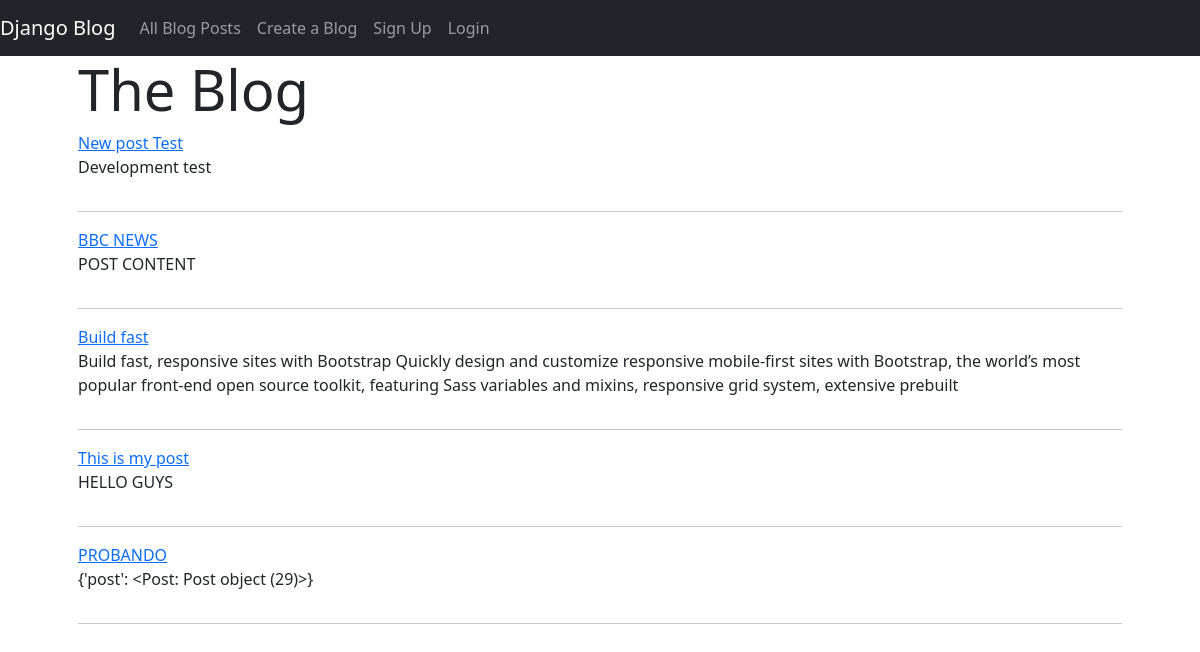
The app's page /posts/list/ with its own data.
### posts/models.py (models this page shows)
class Post(models.Model):
    title = models.CharField(max_length = 255, blank = True, null = True)
    content = models.TextField(blank = True, null = True)
    created_at = models.DateTimeField(default=timezone.now)
    updated_at = models.DateTimeField(default=timezone.now)
    author = models.ForeignKey(User, on_delete = models.CASCADE, blank = True, null = True)

### posts/views.py (the view)
# urls.py: path('list/', post_list_view, name='list'),
def post_list_view(request):
    posts = Post.objects.all()
    context = {'posts': posts}
    return render(request, 'posts/list.html', context = context)

### posts/templates/posts/list.html
{% extends 'base.html' %}
{% block content %}
<div class="container px-5">
    <div class="row">
        <h1 class="display-4">The Blog</h1>
    </div>
    <div class="row">
        <div class="col-12">
             {% for p in posts %}
                <div class="row">
                    <div class="col-12">
                    <a href = "{% url 'posts:detail' id=p.id %}">{{p.title}}</a>
                    <br>
                    <p>{{p.content|slice:"255"}}</p>
                    </div>
                </div>
                <hr>
             {% endfor %}
        </div>
    </div>
</div>
{% endblock content %}

### myblog/templates/base.html (shortened to what this page needs)
<!DOCTYPE html>
<html lang="en">
<head>
    <link href="https://cdn.jsdelivr.net/npm/bootstrap@5.1.3/dist/css/bootstrap.min.css" rel="stylesheet">
</head>
<body>
    {% include 'navbar.html' %}
    {% block content %}
    {% endblock content%}
</body>
</html>

### myblog/templates/navbar.html (shortened to what this page needs)
    <nav class="navbar navbar-expand-lg navbar-dark bg-dark">
        <a class="navbar-brand" href="{% url 'static_pages:home' %}">Django Blog</a>
        <div class="collapse navbar-collapse" id="navbarSupportedContent">
          <ul class="navbar-nav mr-auto">
            <li class="nav-item">
              <a class="nav-link" href = "{% url 'posts:list' %}">All Blog Posts</a>
            </li>
            <li class="nav-item">
                <a class="nav-link" href="{% url 'posts:create' %}">Create a Blog</a>
              </li>
              {% if user.is_authenticated %}
                <li class="nav-item">
                  <a class="nav-link" href="{% url 'accounts:logout' %}">Logout</a>
                </li>
              {% else %}
              <li class="nav-item">
                <a class="nav-link" href="{% url 'accounts:create' %}">Sign Up</a>
              </li>
              <li class="nav-item">
                <a class="nav-link" href="{% url 'accounts:login' %}">Login</a>
              </li>
              {% endif %}
          </ul>
        </div>
      </nav>

### records on screen
Post: title "New post Test", content "Development test"
Post: title "BBC NEWS", content "POST CONTENT"
Post: title "Build fast", content "Build fast, responsive sites with Bootstrap Quickly design and customize responsive mobile-first sites with Bootstrap, the world’s most popular front-end open source toolkit, featuring Sass variables and mixins, responsive grid system, extensive prebuilt"
Post: title "This is my post", content "HELLO GUYS"
Post: title "PROBANDO", content "{'post': <Post: Post object (29)>}"
